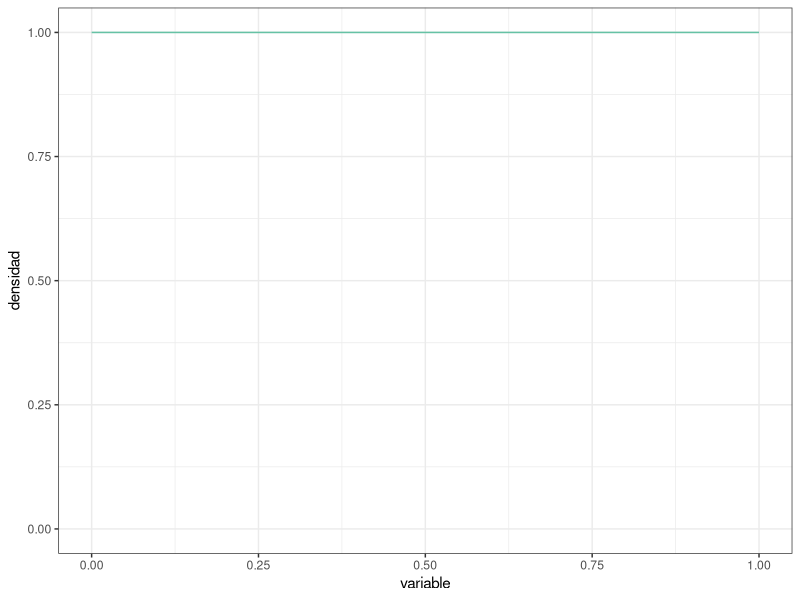
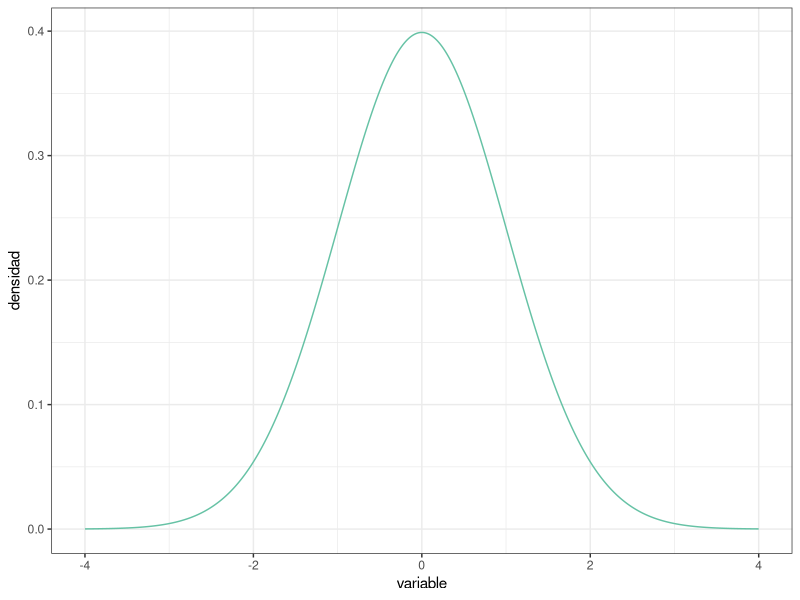
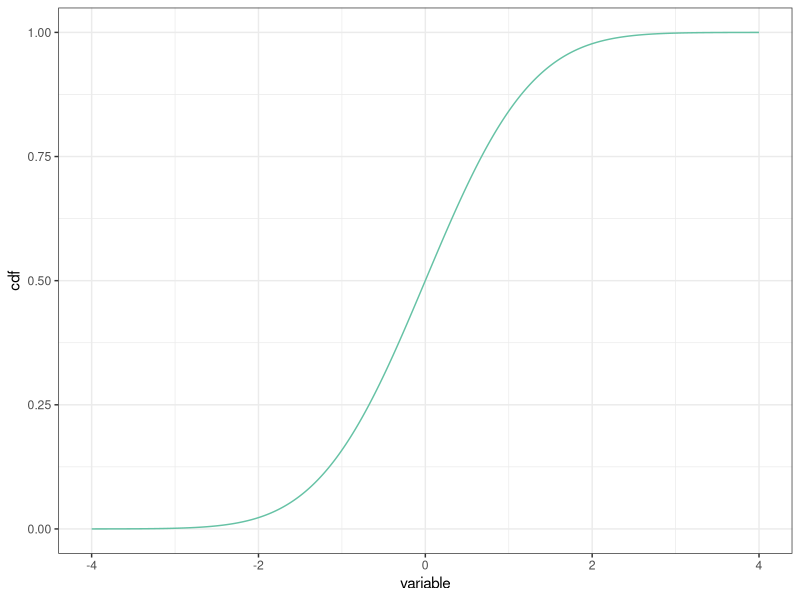
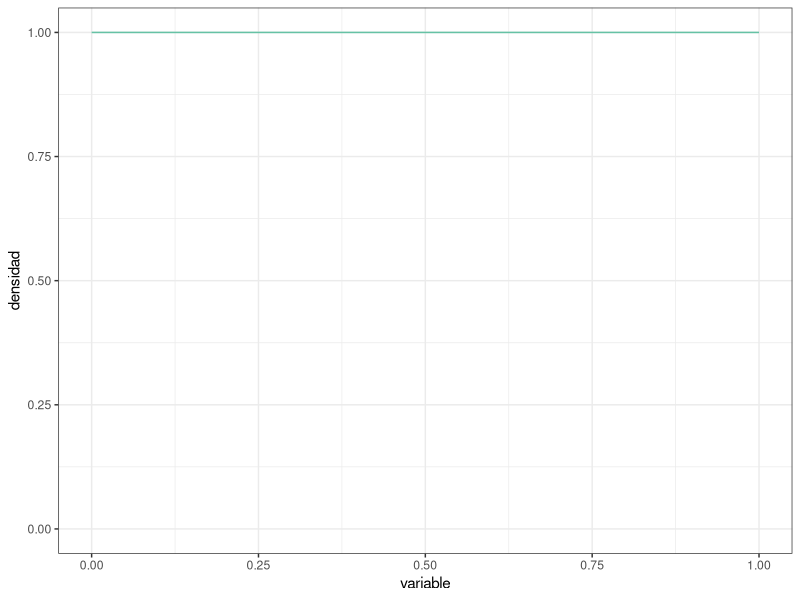
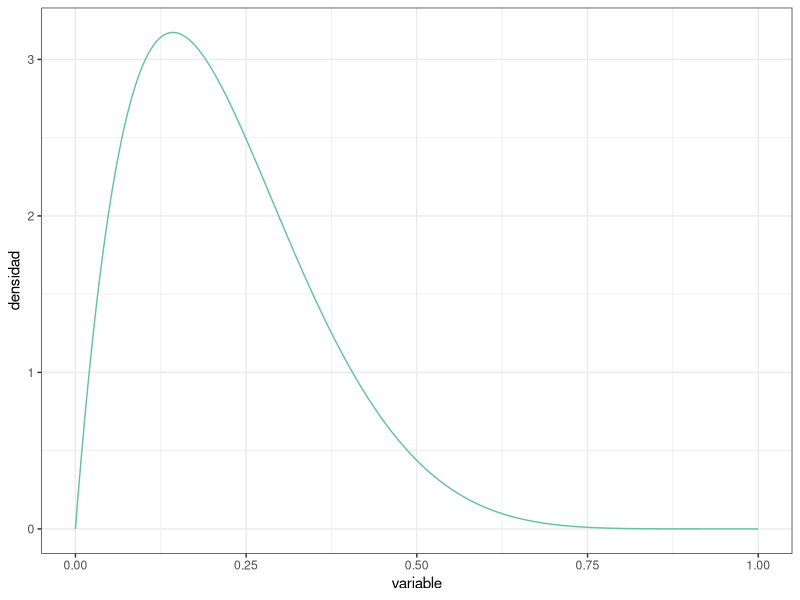
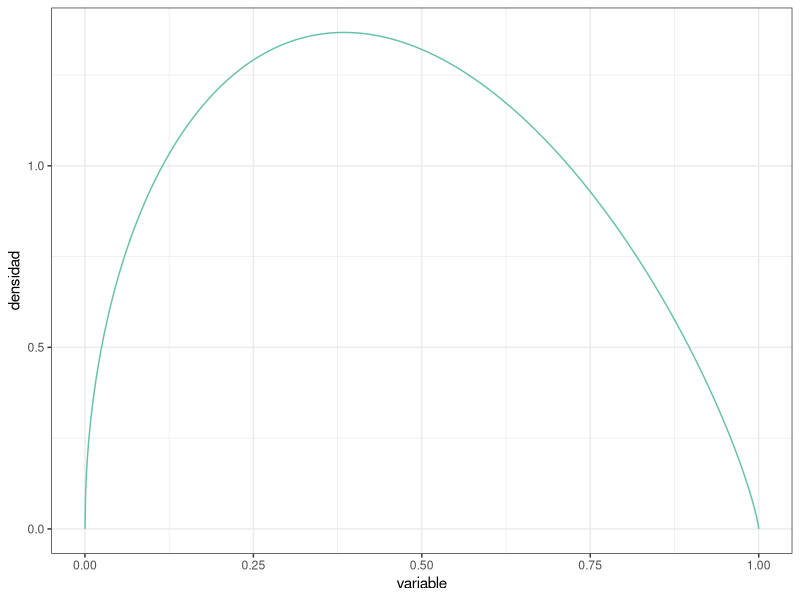
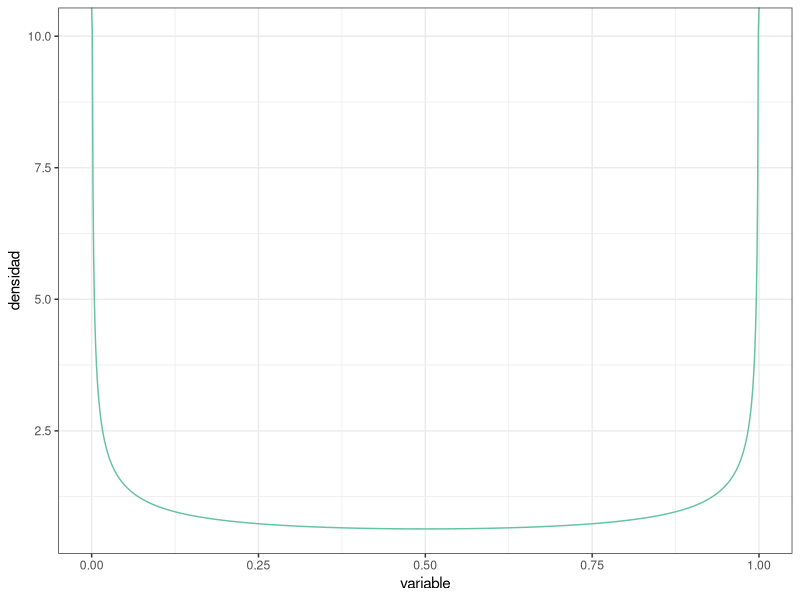
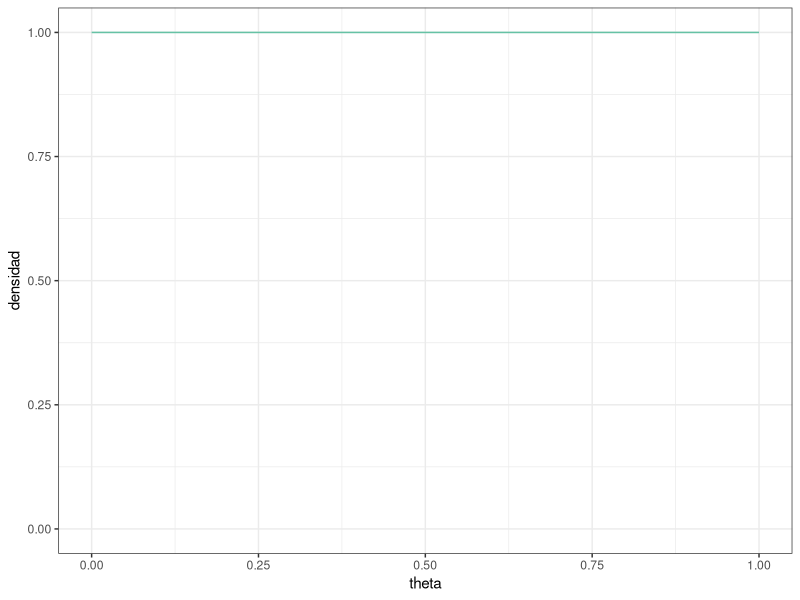

The R script that drew these images, in order:
## ---- chunk 1
#| message: false

# Paquetes:
library(tidyverse)
library(RColorBrewer)


# Configuración de la salida gráfica:

PALETA <- brewer.pal(8, "Set2") # Colores por defecto
color_defecto  <- PALETA[1]
options(ggplot2.discrete.colour = PALETA)

theme_set(theme_bw()) # Tema "neutro" para la representación gráfica
## ---- chunk 2
PREC     <- 1e-3 # Precisión para representar la función de densidad (milésimas)
DENS_INF <- 0    # Rango inferior de la función de densidad
DENS_SUP <- 1    # Rango superior de la función de densidad

uniforme <- tibble( # Esta función crea un "data.frame" o tabla de datos
  variable = seq(from = DENS_INF, to = DENS_SUP, by = PREC),
  densidad = variable |> dunif(min = DENS_INF, max = DENS_SUP)
)

uniforme |> glimpse() # Muestra el objeto con los datos, contiene 2 columnas 

uniforme |> # Usando la tabla de datos antes creada, crea un objeto gráfico
  ggplot(mapping = aes(x = variable, y = densidad)) + # "Mapea" columnas a
                                                      #   coordenadas
  geom_line(color = color_defecto) + # Representa mediante una línea continua
  
  ylim( # Fija el límite inferior a 0 para mostrar el eje y completo:
    0,  # (Usa la propia distribución para establecer el límite superior)
    uniforme |> pull(densidad) |> max()
  )
## ---- chunk 3
DENS_INF <- -4 # Usamos un rango más adecuado para la normal estandarizada
DENS_SUP <-  4

normal <- tibble( # Reutilizamos `PREC` del "chunk" de código anterior
  variable = seq(from = DENS_INF, to = DENS_SUP, by = PREC),
  densidad = variable |> dnorm()
)

# Al cubrir la distribución el rango desde 0 hasta el máximo, en este caso no
#   es necesario establecer los límites manualmente
normal |>
  ggplot(mapping = aes(x = variable, y = densidad)) +
  geom_line(color = color_defecto)
## ---- chunk 4
uniforme |> summarize(integral = PREC * sum(densidad))
## ---- chunk 5
uniforme |> summarize(
  integral = PREC * (sum(densidad) - 0.5 * (first(densidad) + last(densidad)))
)
## ---- chunk 6
normal |> summarize(
  integral = sum(densidad) * PREC
)
## ---- chunk 7
tibble( # Ampliando el rango a [-10, 10]:
  variable = seq(from = -10, to = 10, by = PREC),
  densidad = variable |> dnorm()
) |>
  summarize(integral = sum(densidad) * PREC)

tibble( # Usando precisión de "millonésimas":
  variable = seq(from = DENS_INF, to = DENS_SUP, by = 1e-6),
  densidad = variable |> dnorm()
) |>
  summarize(integral = sum(densidad) * 1e-6) # Misma precisión en la integral
## ---- chunk 8
uniforme |> summarize(
  integral = PREC * sum(densidad),
  integral = integral / integral # Normalización
)

normal |> summarize(
  integral = PREC * sum(densidad),
  integral = integral / integral # Normalización
)
## ---- chunk 9
fdistribucion_normal <- normal |> mutate(cdf = cumsum(densidad) * PREC)

fdistribucion_normal |> ggplot(mapping = aes(x = variable, y = cdf)) +
                        geom_line(color = color_defecto)

## ---- chunk 10
DNmedia <- 0
valor_esperado <- DNmedia
print(valor_esperado)
## ---- chunk 11
PREC <- 1e-3
DENS_INF <- 0
DENS_SUP <- 1
beta <- tibble(variable = seq(from = DENS_INF, to = DENS_SUP, by = PREC),
  densidad = variable |> dbeta(shape1 = 1, shape2= 1))

beta |>ggplot(mapping = aes(x = variable, y = densidad)) + 
  geom_line(color = color_defecto) + ylim(0, max(beta$densidad))



## ---- chunk 12
beta <- tibble(variable = seq(from = DENS_INF, to = DENS_SUP, by = PREC),
  densidad = variable |> dbeta(shape1 = 2, shape2= 7))

beta |> ggplot(mapping = aes(x = variable, y = densidad)) + 
  geom_line(color = color_defecto) + ylim(0, max(beta$densidad))

## ---- chunk 13
beta <- tibble(variable = seq(from = DENS_INF, to = DENS_SUP, by = PREC),
  densidad = variable |> dbeta(shape1 = 1.5, shape2= 1.8))

beta |> ggplot(mapping = aes(x = variable, y = densidad)) + 
  geom_line(color = color_defecto)
## ---- chunk 14

beta <- tibble(variable = seq(from = DENS_INF, to = DENS_SUP, by = PREC),
  densidad = variable |> dbeta(shape1 = 0.5, shape2= 0.5))

beta |> ggplot(mapping = aes(x = variable, y = densidad)) + 
  geom_line(color = color_defecto)
## ---- chunk 15

beta <- tibble(theta = seq(from = DENS_INF, to = DENS_SUP, by = PREC),
  densidad = theta |> dbeta(shape1 = 1, shape2= 1))

beta |> ggplot(mapping = aes(x = theta, y = densidad)) + 
  geom_line(color = color_defecto) + ylim(0, max(beta$densidad))
## ---- chunk 16
aceptacion_muestra <- tibble(
  id_participante   = 1:22,
  resp_descarga_app = c(
    "Si", "Si", "No", "No", "Si", "Si", "Si", "Si", "No", "Si", "Si",
    "Si", "Si", "Si", "Si", "Si", "No", "Si", "No", "Si", "Si", "Si"
  )
)
## ---- chunk 17
n <- 22
y <- 17
alphapost <- 1 + y
betapost <- 1 + n - y

## ---- chunk 18

posteriori <- tibble(theta = seq(from = DENS_INF, to = DENS_SUP, by = PREC),
  densidad = theta |> dbeta(shape1 = alphapost, shape2= betapost))

posteriori |> ggplot(mapping = aes(x = theta, y = densidad)) + 
  geom_line(color = color_defecto)

## ---- chunk 19
priori <- tibble(theta = seq(from = DENS_INF, to = DENS_SUP, by = PREC),
  densidad = theta |> dbeta(shape1 = 1, shape2= 1))

priori |> ggplot(mapping = aes(x = theta, y = densidad)) + 
  geom_line(color = color_defecto)
## ---- chunk 20
aceptacion_muestra_2 <- tibble(
  id_participante   = 1:113,
  resp_descarga_app = c(
    "Si", "Si", "No", "No", "Si", "Si", "Si", "Si", "No", "Si", "Si",
    "Si", "Si", "Si", "Si", "Si", "No", "Si", "No", "Si", "Si", "Si", 
    "No", "Si", "Si", "Si", "Si", "No", "No", "Si", "No", "Si", "Si", 
    "Si", "Si", "Si", "No", "Si", "No", "No", "Si", "No", "Si", "Si", 
    "No", "No", "No", "Si", "No", "No", "Si", "Si", "No", "No", "Si", 
    "No", "Si", "No", "No", "No", "Si", "Si", "No", "Si", "Si", "No", 
    "Si", "Si", "No", "Si", "Si", "No", "Si", "No", "Si", "No", "Si", 
    "No", "No", "No", "Si", "Si", "No", "No", "Si", "Si", "No", "No", 
    "No", "Si", "Si", "No", "Si", "Si", "No", "Si", "Si", "Si", "Si", 
    "No", "Si", "No", "No", "No", "No", "No", "Si", "No", "No", "Si", 
    "Si", "Si", "Si"
  )
)
## ---- chunk 21
aceptacion_muestra_total <- bind_rows(
  aceptacion_muestra, aceptacion_muestra_2
) |>
  mutate(id_participante = row_number()) # Los ID están colapsados en una serie
## ---- chunk 22
clase_1 <- tibble(
  id     = 1:27,
  tiempo = c(
    242, 249, 278, 273, 227, 257, 276, 236, 214, 141, 200, 201, 
    228, 271, 160, 275, 156, 246, 293, 306, 263, 247, 224, 160, 277, 
    168, 250
  )
)

clase_2 <- tibble(
  id     = 1:24,
  tiempo = c(
    195, 176, 237, 258, 226, 254, 292, 212, 215, 298, 235, 244, 
    144, 227, 166, 194, 261, 187, 224, 233, 180, 167, 193, 282
  )
)
